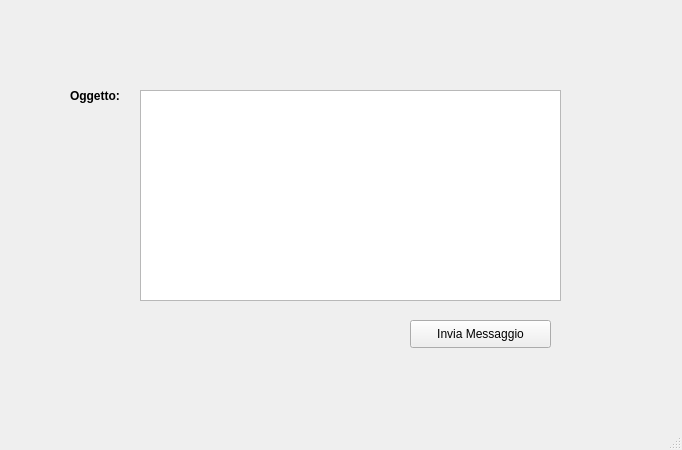
<?xml version="1.0" encoding="UTF-8"?>
<ui version="4.0">
 <class>MainWindow</class>
 <widget class="QMainWindow" name="MainWindow">
  <property name="geometry">
   <rect>
    <x>0</x>
    <y>0</y>
    <width>682</width>
    <height>450</height>
   </rect>
  </property>
  <property name="windowTitle">
   <string>MainWindow</string>
  </property>
  <widget class="QWidget" name="centralwidget">
   <widget class="QLabel" name="label_3">
    <property name="geometry">
     <rect>
      <x>70</x>
      <y>80</y>
      <width>55</width>
      <height>31</height>
     </rect>
    </property>
    <property name="font">
     <font>
      <weight>75</weight>
      <bold>true</bold>
     </font>
    </property>
    <property name="text">
     <string>Oggetto:</string>
    </property>
   </widget>
   <widget class="QPlainTextEdit" name="plainTextEdit">
    <property name="geometry">
     <rect>
      <x>140</x>
      <y>90</y>
      <width>421</width>
      <height>211</height>
     </rect>
    </property>
    <property name="plainText">
     <string/>
    </property>
   </widget>
   <widget class="QPushButton" name="pushButton">
    <property name="geometry">
     <rect>
      <x>410</x>
      <y>320</y>
      <width>141</width>
      <height>28</height>
     </rect>
    </property>
    <property name="text">
     <string>Invia Messaggio</string>
    </property>
   </widget>
  </widget>
  <widget class="QMenuBar" name="menubar">
   <property name="geometry">
    <rect>
     <x>0</x>
     <y>0</y>
     <width>682</width>
     <height>26</height>
    </rect>
   </property>
  </widget>
  <widget class="QStatusBar" name="statusbar"/>
 </widget>
 <resources/>
 <connections/>
</ui>
